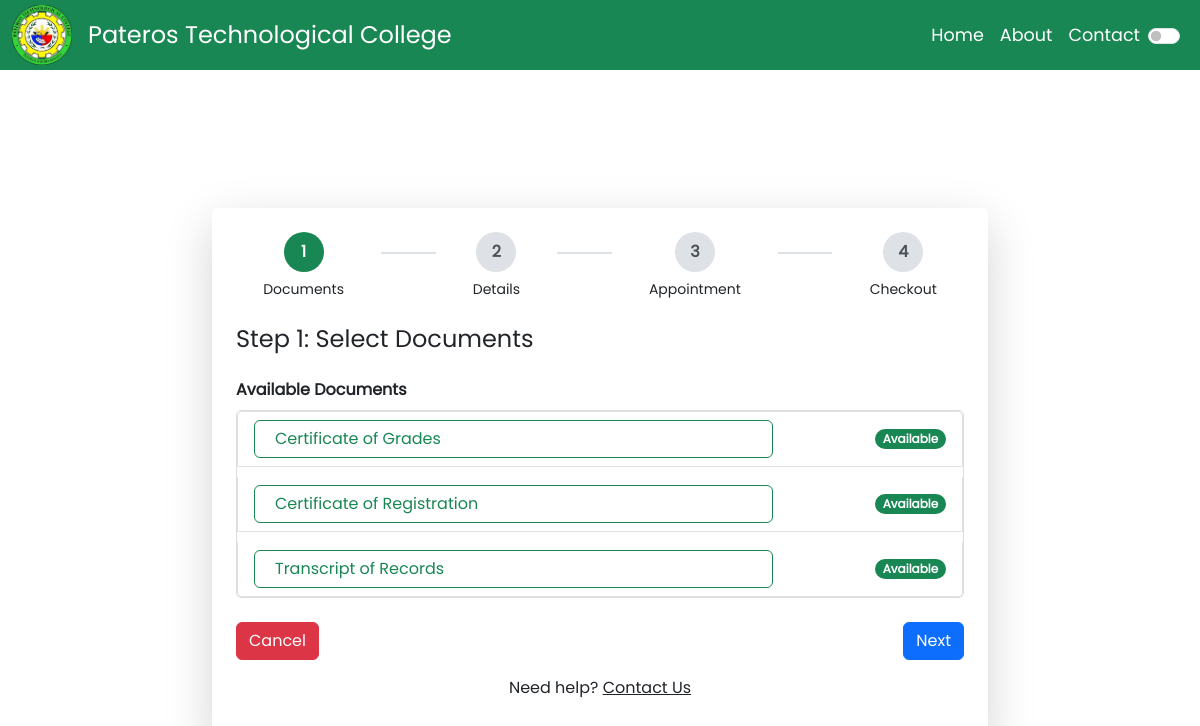
/student/add-request.php (signed in), run on an earlier commit of the app's database.
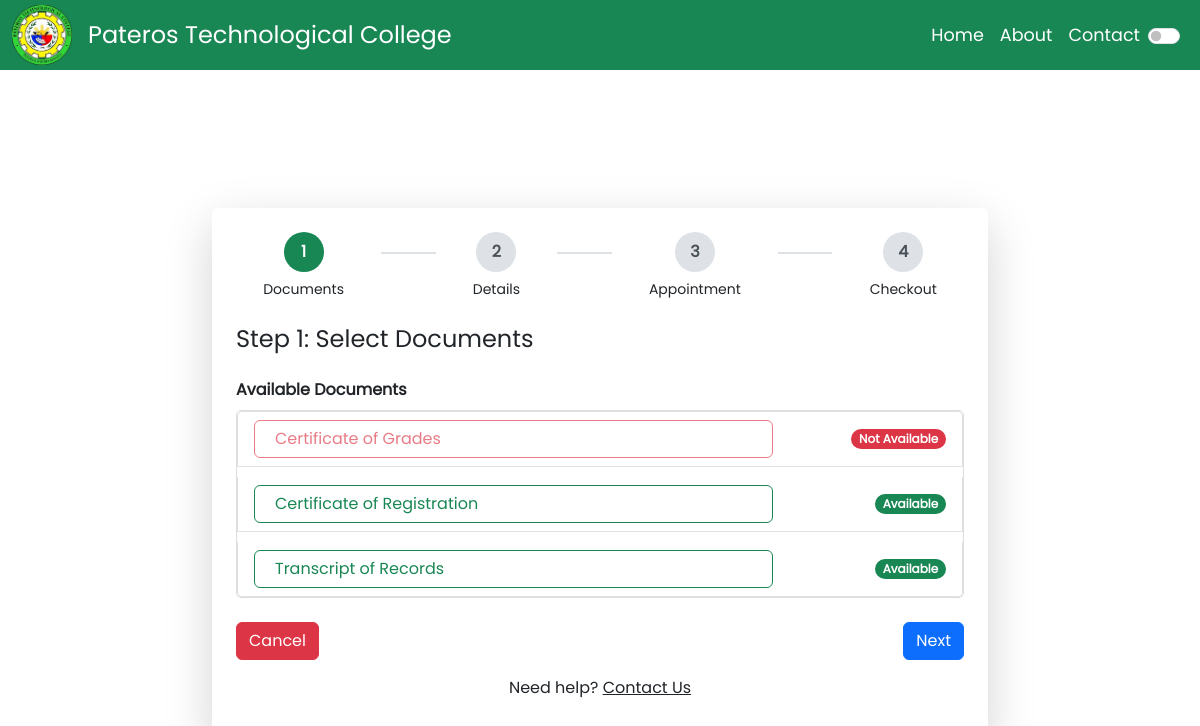
And on a later commit of the database.
### tables this page shows
CREATE TABLE `documents` (
  `id` int(15) NOT NULL,
  `code` varchar(15) NOT NULL,
  `name` varchar(255) NOT NULL,
  `price` int(15) NOT NULL,
  `is_available` enum('yes','no') NOT NULL DEFAULT 'yes',
  `eta` int(15) NOT NULL
);

### config/db.php (called while the page is built, shortened)
<?php
class class_model {
    private string $host = "localhost";
    private string $user = "root";
    private string $pass = "";
    private string $dbname = "practice2";
    private mysqli $mysqli;
    public function __construct()
    {
        $this->mysqli = new mysqli($this->host, $this->user, $this->pass, $this->dbname);
    }
    public function getDocuments() {
        $sql = "SELECT * FROM documents";
        $result = $this->mysqli->query($sql);
        return $result->fetch_all(MYSQLI_ASSOC);
    }
}

### student/add-request.php (the view, shortened to what this page needs)
<?php
require_once '../config/db.php';
$cm = new class_model();
?>
<!DOCTYPE html>
<html lang="en">
<head>
    <link rel="stylesheet" href="../vendor/bootstrapv5/css/bootstrap.min.css">
    <link rel="stylesheet" href="../assets/css/app.css">
    <link rel="stylesheet" href="https://cdn.jsdelivr.net/npm/flatpickr/dist/flatpickr.min.css">
</head>
<body>
<header class="text-white text-center">
    <nav class="navbar ">
        <nav class="container-fluid bg-success navbar-expand-lg navbar-light fixed-top">
            <a class="navbar-brand text-white d-none d-lg-flex align-items-center" href="index.php">
                <img src="../assets/images/logo.png" alt="PTC Logo" style="width: 60px; height: 60px;" class="me-3">
                <span style="font-size: 1.50rem; line-height: 60px;">Pateros Technological College</span>
            </a>
            <div class="collapse navbar-collapse" id="navbarNav">
                <ul class="navbar-nav ms-auto align-items-center">
                    <li class="nav-item">
                        <a class="nav-link active text-white" aria-current="page" href="#" style="font-size: 1.1rem;">Home</a>
                    </li>
                    <li class="nav-item">
                        <a class="nav-link text-white" href="#" style="font-size: 1.1rem;">About</a>
                    </li>
                    <li class="nav-item">
                        <a class="nav-link text-white" href="#" style="font-size: 1.1rem;">Contact</a>
                    </li>
                    <li class="nav-item">
                        <div class="form-check form-switch d-flex align-items-center">
                            <input class="form-check-input me-2" type="checkbox" id="themeToggle">
                        </div>
                    </li>
                </ul>
            </div>
    </nav>
</header>
<div class="container mt-5 py-5" style="max-width: 1200px;">
    <div class="row justify-content-center align-items-center mt-5 g-10">
        <div class="col-md-8 mt-5">
            <div class="p-4 shadow-lg rounded" style="background-color: var(--bg-color);">
                <div class="d-flex justify-content-between mb-4" id="stepper">
                    <div class="text-center flex-fill">
                        <div class="circle active" id="step-circle-0">1</div>
                        <small>Documents</small>
                    </div>
                    <div class="line"></div>
                    <div class="text-center flex-fill">
                        <div class="circle" id="step-circle-1">2</div>
                        <small>Details</small>
                    </div>
                    <div class="line"></div>
                    <div class="text-center flex-fill">
                        <div class="circle" id="step-circle-2">3</div>
                        <small>Appointment</small>
                    </div>
                    <div class="line"></div>
                    <div class="text-center flex-fill">
                        <div class="circle" id="step-circle-3">4</div>
                        <small>Checkout</small>
                    </div>
                </div>
                <form id="addRequestForm">
                    <div class="step active" id="step1">
    <h4 class="mb-4">Step 1: Select Documents</h4>
    <?php $result = $cm->getDocuments(); ?>
    <?php if (!empty($result)): ?>
        <div class="mb-3">
            <label for="document_selection" class="form-label fw-bold">Available Documents</label>
            <ul id="document_selection" class="list-group" style="max-height: 300px; overflow-y: auto; border: 1px solid #ddd; border-radius: 5px;">
                <?php foreach ($result as $row):
                    $docId = htmlspecialchars($row['id']);
                    $docName = htmlspecialchars($row['name']);
                    $docPrice = htmlspecialchars($row['price'] ?? 0);
                    $docEta = htmlspecialchars($row['eta'] ?? 0);
                ?>
                    <li class="list-group-item">
                        <div class="d-flex justify-content-between align-items-center">
                            <button type="button"
                                    class="btn btn-outline-success document-toggle w-75 text-start"
                                    data-doc-id="<?= $docId ?>"
                                    data-doc-name="<?= $docName ?>"
                                    data-doc-price="<?= $docPrice ?>"
                                    data-doc-eta="<?= $docEta ?>">
                                <i class="fas fa-file-alt me-2"></i><?= $docName ?>
                            </button>
                            <span class="badge bg-<?= $row['is_available'] === 'yes' ? 'success' : 'danger' ?> rounded-pill">
                                <?= $row['is_available'] === 'yes' ? 'Available' : 'Not Available' ?>
                            </span>
                        </div>
                    </li>
                <?php endforeach; ?>
            </ul>
        </div>
    <?php else: ?>
        <p class="text-muted text-center">No documents available for request.</p>
    <?php endif; ?>
</div>
                    <div class="d-flex justify-content-between mt-4">
                        <button type="button" class="btn btn-danger" id="prevBtn">Cancel</button>
                        <button type="button" class="btn btn-primary" id="nextBtn">Next</button>
                    </div>
                </form>
                <p class="text-center mt-3">
                    Need help? <a href="/contact.php" style="color: var(--link-color);">Contact Us</a>
                </p>
            </div>
        </div>
    </div>
</div>
</body>
</html>

### assets/css/app.css (style rules this page uses)
body { font-family: 'Poppins', sans-serif; }
.step { display: none; }
.step.active { display: block; }
.circle { width: 40px; height: 40px; line-height: 40px; border-radius: 50%; display: inline-block; text-align: center; font-weight: bold; }
.line { flex: 1; height: 2px; background-color: #ccc; margin: auto 10px; }
.circle.active { background-color: #0d6efd; color: #fff; }
.circle { width: 40px; height: 40px; border-radius: 50%; background-color: #dee2e6; color: #495057; display: flex; align-items: center; justify-content: center; margin: 0 auto 5px; font-weight: bold; }
.circle.active { background-color: #198754; color: white; }
.line { flex: 1; height: 2px; background-color: #dee2e6; margin-top: 20px; }
#document_selection { gap: 10px; }

What changed in the data, as far as the page shows it:
changed documents "Certificate of Grades": is_available "Available" → "Not Available"
